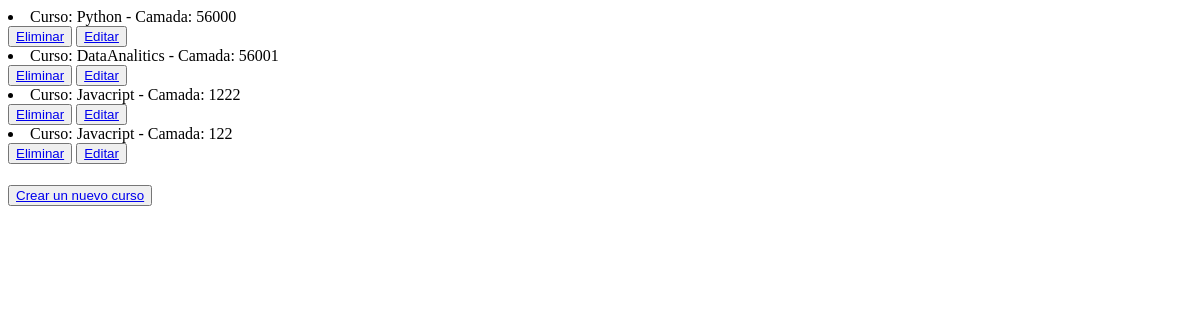
/AppCoder/leerCursos/, run on an earlier commit of the app's database.
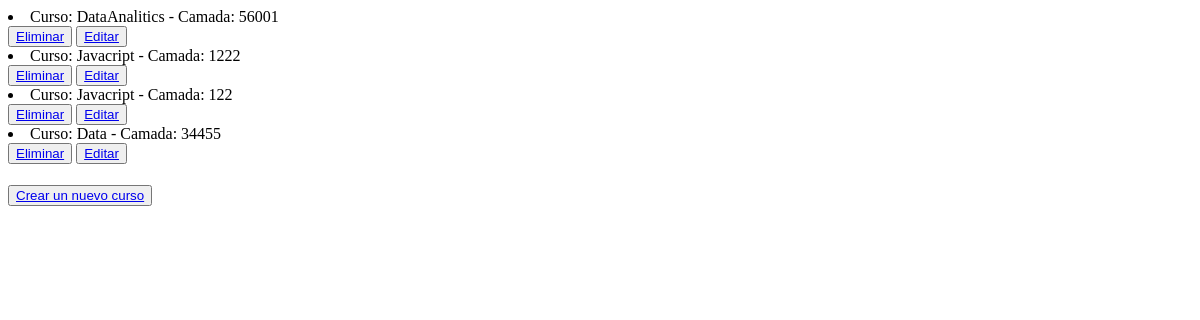
And on a later commit of the database.
### AppCoder/models.py (models this page shows)
class Curso(models.Model):
    curso = models.CharField(max_length=40)
    camada = models.IntegerField()
    def __str__(self):
        return f"Curso: {self.curso} - Camada: {self.camada}"

### AppCoder/views.py (the view)
# urls.py: path('leerCursos/', views.leer_cursos, name= "leerCursos"),
def leer_cursos(request):
    curso= Curso.objects.all()  #todos los cursos de la base de datos
    contexto = {"curso": curso}
    return render(request, "AppCoder/leerCursos.html", contexto)

### AppCoder/templates/AppCoder/leerCursos.html (shortened to what this page needs)
<!DOCTYPE html>
<html lang="en">
<head>
</head>
<body>
    {% for c in curso %}
        <li>{{c}}</li>
    <button>
        <a href="{% url 'EliminarCurso' c.curso %}" > Eliminar</a>
    </button>
    <button>
        <a href="{% url 'EditarCurso' c.curso %}" > Editar</a>
    </button>
    {% endfor %}
    <button>
    <a href="{% url 'cursos' %}" > Crear un nuevo curso</a>
    </button>
</body>
</html>

What changed in the data, as far as the page shows it:
removed Curso: curso+camada "Curso: Python - Camada: 56000"
added Curso: curso+camada "Curso: Data - Camada: 34455"
